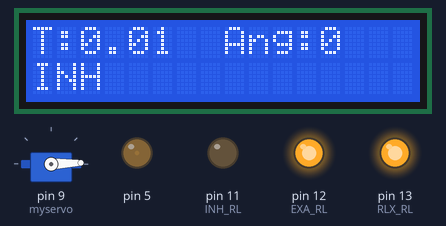
Recording of a sketch running on a simulated Arduino Uno, built with avr-gcc and run on an emulated ATmega328P. On the bench: 16×2 character LCD, servo, output pins drawn as LEDs (lit = HIGH). What the sketch prints to the serial monitor is not drawn.

Above: at 0.25 s.
At 4.29 s:
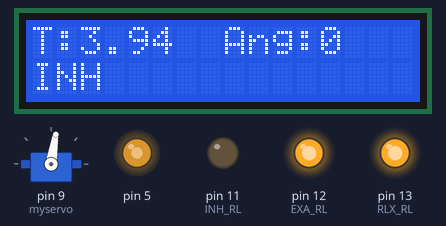
At 8.03 s:
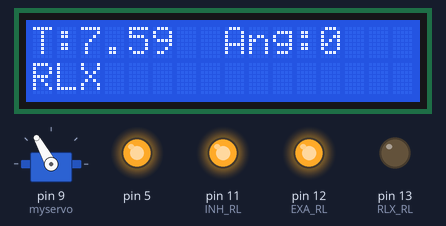
At 15.35 s:
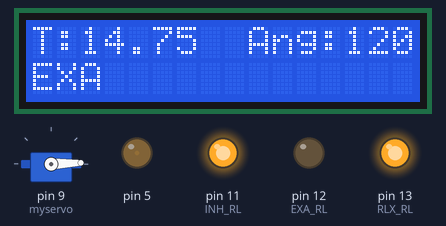
At 24.77 s:
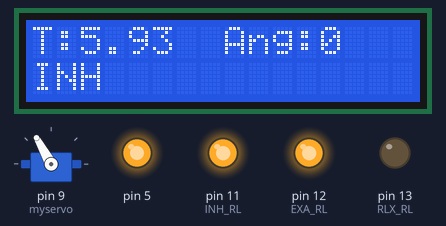
At 36.86 s:
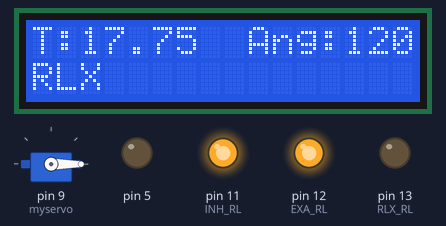
Timing chart, 0 to 40.0 s (numbered marks = the images above):
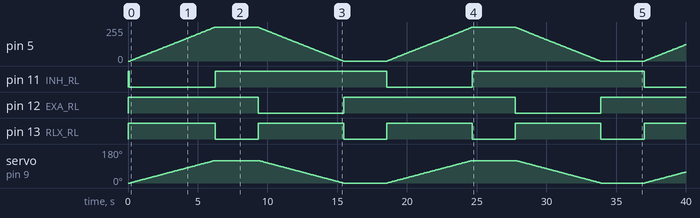

The sketch:

Respiracion_PID.ino
```cpp
#include <Wire.h>
#include <LiquidCrystal_I2C.h>
LiquidCrystal_I2C lcd(0x3F, 16, 2);

#include <Servo.h>
Servo myservo;

//Serial_IN............................................INICIALIZACION
const int numberOfInData = 3;
String InData[numberOfInData];
String input = "";
int counter = 0;
int lastIndex = 0;

//SERVO..................................................INICIALIZACION
int Ang;
float Setpoint;
float Output_IN;
float Output_OUT;
float Output;
int Output_int;

//Tiempo..................................................INICIALIZACION
float Tiempo = 0;
float Tiempo_actual = 0;
float Tiempo_maximo = 0;
float Tiempo_INHlacion = 6.0;
float Tiempo_Exalacion = 6.0;
float Tiempo_Relax = 3.0;
float Tiempo_Total = 4.0;
bool INH = true;
bool EXA = false;
bool RLX = false;
int INH_RL = 11;
int EXA_RL = 12;
int RLX_RL = 13;
float Salida05_f;
int Salida05;


void setup()
{
  Serial.begin(9600);

  pinMode(INH_RL, OUTPUT);
  pinMode(EXA_RL, OUTPUT);
  pinMode(RLX_RL, OUTPUT);
  digitalWrite(INH_RL, HIGH);
  digitalWrite(EXA_RL, HIGH);
  digitalWrite(RLX_RL, HIGH);

  lcd.init();
  lcd.home ();
  lcd.print("Control_PID");
  lcd.setBacklight(HIGH);

  myservo.attach(9);

  // TIMER 2 for interrupt frequency 20 Hz:
  TCCR2A = 0;
  TCCR2B = 0;
  TCNT2  = 0;
  OCR2A = 12499;
  TCCR2B |= (1 << WGM21);
  TCCR2B |= (0 << CS22) | (1 << CS21) | (1 << CS20);
  TIMSK2 |= (1 << OCIE2A);
}

//Interrupcion 1 Segundo..................................OPERATIVO
ISR(TIMER2_COMPA_vect) {
  Tiempo = Tiempo + 0.05;
  Tiempo_actual = Tiempo / 100;
}


void loop()
{
  //Control_de_Motor........................................OPERATIVO
  Tiempo_Total = Tiempo_INHlacion + Tiempo_Relax + Tiempo_Exalacion + Tiempo_Relax;

  if (Tiempo_actual >= Tiempo_Total) {
    Tiempo = 0.0;
  }

  //Control_de_Motor........................................OPERATIVO

  if (Tiempo_actual < Tiempo_INHlacion) {
    Ang = 0;
    Setpoint = 0;
    Output_IN = Tiempo_actual * (120 / Tiempo_INHlacion);
    INH = true;
    EXA = false;
    RLX = false;
  }

  if (Tiempo_actual > Tiempo_INHlacion && Tiempo_actual < Tiempo_INHlacion + Tiempo_Relax) {
    INH = false;
    EXA = false;
    RLX = true;
  }

  if (Tiempo_actual > (Tiempo_INHlacion + Tiempo_Relax) && Tiempo_actual < (Tiempo_Total - Tiempo_Relax)) {
    Ang = 120;
    Setpoint = 0;
    Output_OUT = (Tiempo_actual - (Tiempo_INHlacion + Tiempo_Relax)) * (120 / Tiempo_INHlacion);
    INH = false;
    EXA = true;
    RLX = false;
  }

  if (Tiempo_actual > (Tiempo_Total - Tiempo_Relax)) {
    INH = false;
    EXA = false;
    RLX = true;
  }

  if (RLX == true) {
    lcd.setCursor ( 0, 1 );
    lcd.print("RLX");
  }

  if (INH == true) {
    Output = Output_IN;
    lcd.setCursor ( 0, 1 );
    lcd.print("INH");
  }
  if (EXA == true) {
    Output = 120 - Output_OUT;
    lcd.setCursor ( 0, 1 );
    lcd.print("EXA");
  }

  Output_int = int(Output);
  myservo.write(Output_int);

  Salida05 = map(Output_int,0,120,0,255);
  analogWrite(5, Salida05);
  Salida05_f = float(Salida05);
  Salida05_f = (Salida05_f*2)/100;

  //Relay.....................................................OPERATIVO
  if (INH == true) {
    digitalWrite(INH_RL, LOW);
    digitalWrite(EXA_RL, HIGH);
    digitalWrite(RLX_RL, HIGH);
  }
  if (EXA == true) {
    digitalWrite(INH_RL, HIGH);
    digitalWrite(EXA_RL, LOW);
    digitalWrite(RLX_RL, HIGH);
  }
  if (RLX == true) {
    digitalWrite(INH_RL, HIGH);
    digitalWrite(EXA_RL, HIGH);
    digitalWrite(RLX_RL, LOW);
  }
  //LCD.....................................................OPERATIVO

  lcd.home ();
  lcd.print("T:");
  lcd.print(Tiempo_actual, 2);
  lcd.print(" ");
  lcd.print(" Ang:");
  lcd.print(Ang);
  lcd.print("   ");

  //Transmision_de_datos..................................OPERATIVO

  Serial.print(Tiempo_actual);
  Serial.print(",");
  Serial.print(Output_int);
  Serial.print(",");
  Serial.println(Salida05_f);
  delay(10);

}
```

Measured:
- by itself, pin 11 (INH_RL), pin 12 (EXA_RL): alternates HIGH for 12.3 s and LOW for 6.1 s
- by itself, pin 13 (RLX_RL): alternates HIGH for 6.1 s and LOW for 3.1 s
